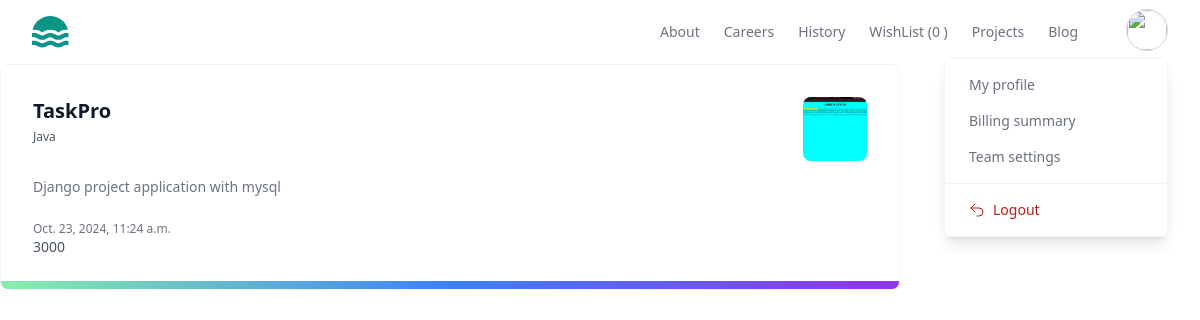
Before: /project/15/detail/ with the older database file.
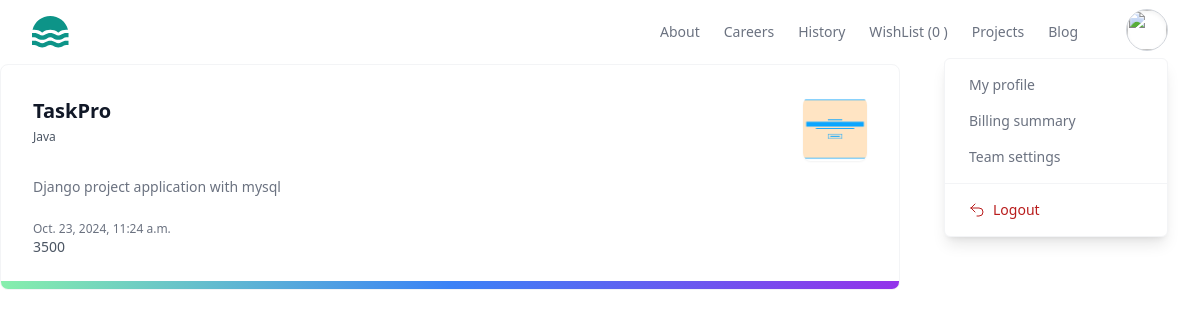
After: the same page with the newer database file.
### store/models.py (models this page shows, shortened)
class BaseModel(models.Model):
    created_date=models.DateTimeField(auto_now_add=True)
    updated_date=models.DateTimeField(auto_now=True)
    is_active=models.BooleanField(default=True)

class Project(BaseModel):
    title=models.CharField(max_length=200)
    description=models.TextField()
    preview_image=models.ImageField(upload_to="previewimages",null=True,blank=True)
    price=models.PositiveIntegerField()
    developer=models.ForeignKey(User,on_delete=models.CASCADE)
    files=models.FileField(upload_to="projects",null=True,blank=True)
    tag_objects=models.ManyToManyField(Tag,null=True)
    thumbnail=EmbedVideoField()

class BaseModel(models.Model):
    created_date=models.DateTimeField(auto_now_add=True)
    updated_date=models.DateTimeField(auto_now=True)
    is_active=models.BooleanField(default=True)

### store/views.py (the view)
# urls.py: path('project/<int:pk>/detail/',views.ProjectDetailView.as_view(),name="project-detail"),
class ProjectDetailView(View):
    template_name="project-detail.html"
    def get(self,request,*args,**kwargs):
        id=kwargs.get("pk")
        qs=Project.objects.get(id=id)
        return render(request,self.template_name,{"data":qs})

### store/context_processors.py (called while the page is built)
def wishlist_items_count(request):
    count=0
    if request.user.is_authenticated:
        count=request.user.basket.basket_item.filter(is_order_placed=False).count()
    return {"cartitems_count":count}

### store/templates/project-detail.html (shortened to what this page needs)
{%extends 'base.html' %}
{% load embed_video_tags %}
{%block main_block%}
<div class="w-3/4">
    <a
  href="#"
  class="relative block overflow-hidden rounded-lg border border-gray-100 p-4 sm:p-6 lg:p-8"
>
  <span
    class="absolute inset-x-0 bottom-0 h-2 bg-gradient-to-r from-green-300 via-blue-500 to-purple-600"
  ></span>
  <div class="sm:flex sm:justify-between sm:gap-4">
    <div>
      <h3 class="text-lg font-bold text-gray-900 sm:text-xl">
        {{data.title}}
      </h3>
      <p class="mt-1 text-xs font-medium text-gray-600">{{data.developer}}</p>
    </div>
    <div class="hidden sm:block sm:shrink-0">
      <img
        alt=""
        src="{{data.preview_image.url}}"
        class="size-16 rounded-lg object-cover shadow-sm"
      />
    </div>
  </div>
  <div class="mt-4">
    <p class="text-pretty text-sm text-gray-500">
      {{data.description}}
    </p>
  </div>
  <dl class="mt-6 flex gap-4 sm:gap-6">
    <div class="flex flex-col-reverse">
      <dt class="text-sm font-medium text-gray-600">{{data.price}}</dt>
      <dd class="text-xs text-gray-500">{{data.created_date}}</dd>
    </div>
    <div class="hidden sm:block sm:basis-56">
    </div>
  </dl>
</a>
</div>
{%endblock%}

### store/templates/base.html (shortened to what this page needs)
<!DOCTYPE html>
<html lang="en">
<head>
    <script src="https://cdn.tailwindcss.com"></script>
</head>
<body>
    <header class="bg-white">
        <div class="mx-auto max-w-screen-xxl px-4 sm:px-6 lg:px-8">
          <div class="flex h-16 items-center justify-between">
            <div class="flex-1 md:flex md:items-center md:gap-12">
              <a class="block text-teal-600" href="#">
              </a>
            </div>
            <div class="md:flex md:items-center md:gap-12">
              <nav aria-label="Global" class="hidden md:block">
                <ul class="flex items-center gap-6 text-sm">
                  <li>
                    <a class="text-gray-500 transition hover:text-gray-500/75" href="#"> About </a>
                  </li>
                  <li>
                    <a class="text-gray-500 transition hover:text-gray-500/75" href="#"> Careers </a>
                  </li>
                  <li>
                    <a class="text-gray-500 transition hover:text-gray-500/75" href="#"> History </a>
                  </li>
                  <li>
                    <a class="text-gray-500 transition hover:text-gray-500/75" href="{%url 'my-wishlist'%}"> WishList ({{cartitems_count}} )</a>
                  </li>
                  <li>
                    <a class="text-gray-500 transition hover:text-gray-500/75" href="{%url 'my-project'%}"> Projects </a>
                  </li>
                  <li>
                    <a class="text-gray-500 transition hover:text-gray-500/75" href="#"> Blog </a>
                  </li>
                </ul>
              </nav>
              <div class="hidden md:relative md:block">
                <button
                  type="button"
                  class="overflow-hidden rounded-full border border-gray-300 shadow-inner"
                >
                  <img
                    src="{{request.user.profile.profile_picture.url}}"
                    alt=""
                    class="size-10 object-cover"
                  />
                </button>
                <div
                  class="absolute end-0 z-10 mt-0.5 w-56 divide-y divide-gray-100 rounded-md border border-gray-100 bg-white shadow-lg"
                  role="menu"
                >
                  <div class="p-2">
                    <a
                      href="{%url 'profile-edit' %}"
                      class="block rounded-lg px-4 py-2 text-sm text-gray-500 hover:bg-gray-50 hover:text-gray-700"
                      role="menuitem"
                    >
                      My profile
                    </a>
                    <a
                      href="#"
                      class="block rounded-lg px-4 py-2 text-sm text-gray-500 hover:bg-gray-50 hover:text-gray-700"
                      role="menuitem"
                    >
                      Billing summary
                    </a>
                    <a
                      href="#"
                      class="block rounded-lg px-4 py-2 text-sm text-gray-500 hover:bg-gray-50 hover:text-gray-700"
                      role="menuitem"
                    >
                      Team settings
                    </a>
                  </div>
                  <div class="p-2">
                    <form method="POST" action="#">
                      <button
                        type="submit"
                        class="flex w-full items-center gap-2 rounded-lg px-4 py-2 text-sm text-red-700 hover:bg-red-50"
                        role="menuitem"
                      >
                        <svg
                          xmlns="http://www.w3.org/2000/svg"
                          fill="none"
                          viewBox="0 0 24 24"
                          stroke-width="1.5"
                          stroke="currentColor"
                          class="size-4"
                        >
                          <path
                            stroke-linecap="round"
                            stroke-linejoin="round"
                            d="M9 15 3 9m0 0 6-6M3 9h12a6 6 0 0 1 0 12h-3"
                          />
                        </svg>
                        Logout
                      </button>
                    </form>
                  </div>
                </div>
              </div>
            </div>
          </div>
        </div>
      </header>
    {%block main_block%}
    {%endblock%}
</body>
</html>

Changed rows visible on the page:
changed Project "TaskPro": preview_image: a different picture; price "3000" → "3500"
